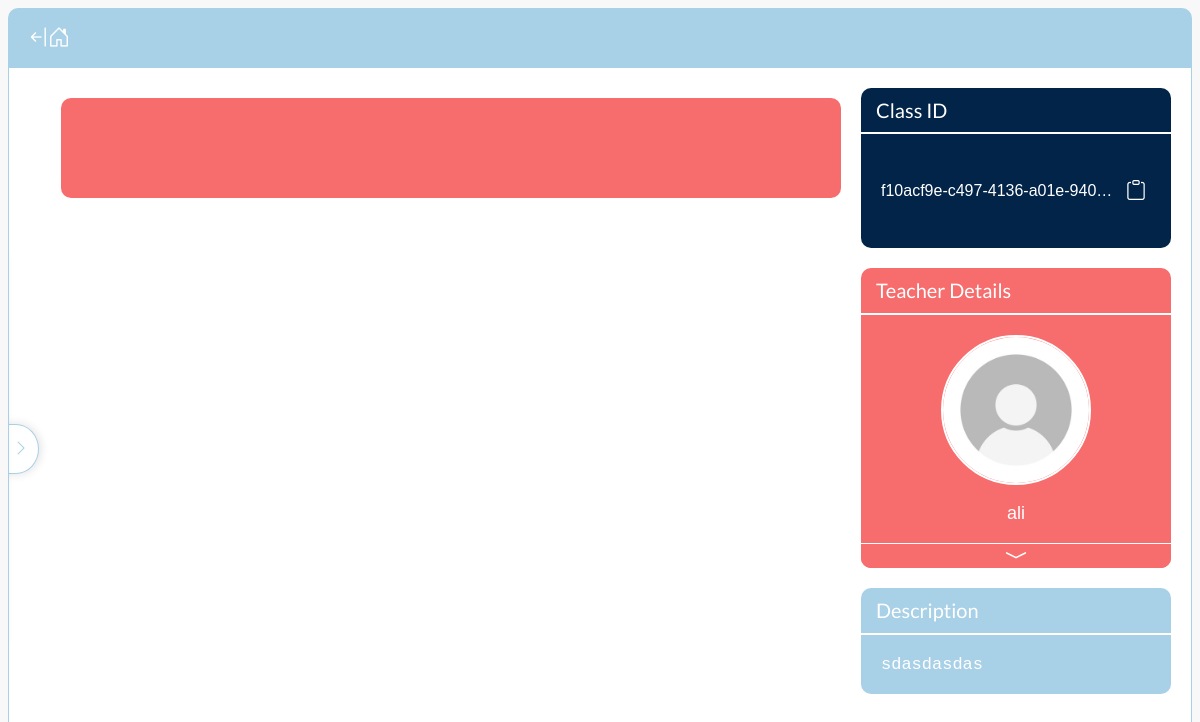
The app's page /class/f10acf9ec4974136a01e94039d95df40/ (signed in), older data.
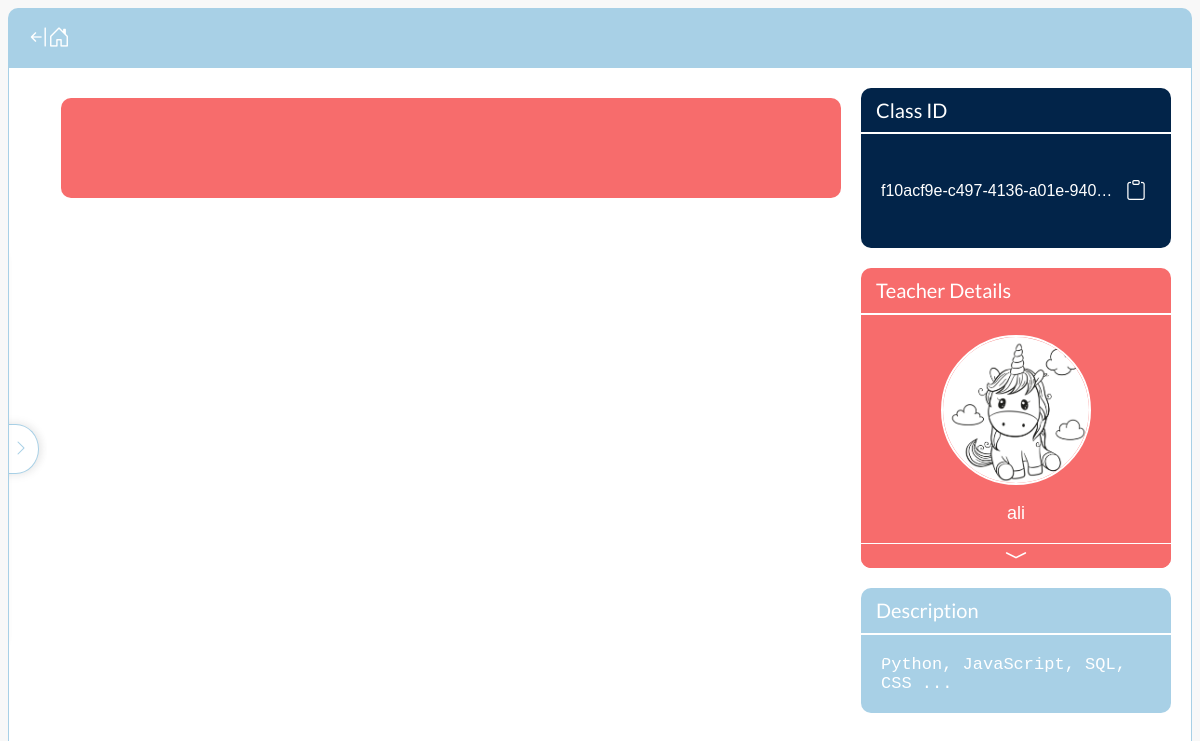
The same page, newer data.
### register/models.py (models this page shows, shortened)
class CustomUser(AbstractBaseUser):
    email = models.EmailField(verbose_name='email', max_length=254, unique=True)
    username = models.CharField(max_length=30, unique=False)
    date_joined = models.DateTimeField(verbose_name='date joined', auto_now_add=True)
    last_login = models.DateTimeField(verbose_name='last login', auto_now=True)
    is_admin = models.BooleanField(default=False)
    is_active = models.BooleanField(default=True)
    is_staff = models.BooleanField(default=False)
    is_superuser = models.BooleanField(default=False)
    account_type = models.CharField(max_length=7, choices=ACCOUNT_TYPES, blank=False, null=False)
    profile_pic = models.ImageField(blank=True, upload_to=get_image_upload_location, default='profile/default.jpg')
    bio = models.TextField(max_length=300, null=True, blank=True)
    is_email_verified = models.BooleanField(default=False)
    image_storage_id = models.UUIDField(default=uuid.uuid4, editable=False)
    objects = CustomUserManager()
    USERNAME_FIELD = 'email'
    REQUIRED_FIELDS = ['username', 'account_type']
    @property
    def profile_pic_path(self):
        return f'/media/{self.profile_pic}'

### home/models.py (models this page shows, shortened)
class Class(models.Model):
    id = models.UUIDField(primary_key=True, default=uuid.uuid4, editable=False)
    teacher = models.ForeignKey(CustomUser, on_delete=models.CASCADE)
    title = models.CharField(max_length=80, null=False, blank=False)
    description = models.CharField(max_length=300, null=False, blank=False)
    date_started = models.DateField(auto_now_add=True)
    active = models.BooleanField(default=True)

### classmenu/views.py (the view)
# urls.py: path('<classID>/', ClassMenuView.as_view()),
class ClassMenuView(View):
    @classentry_check()
    def get(self, request, classID):
        return render(request, 'classmenu/class.html', {
            'classObj' : Class.objects.get(id=classID),
        })

### templates/classmenu/class.html (shortened to what this page needs)
{% extends 'classmenu/base.html' %}
{% load static %}
{% block headextraextra %}
<link rel='stylesheet' href="{% static 'css/classmenu/class.css' %}">
{% endblock headextraextra %}
{% block bodyextra %}
<div class="main-content">
    <div class="item header"></div>
</div>
<div class="right-content">
    <div class="item class-id">
        <div class="header">Class ID</div>
        <div class="id-box">
            <span>{{ classObj.id }}</span>
            <div class="icon-box" title="copy">
                <i class="bi bi-clipboard"></i>
            </div>
        </div>
    </div>
    <div class="item teacher-details">
        <div class="header">Teacher Details</div>
        <div class="sub-box">
            <img src="{{ user.profile_pic_path }}"></img>
            <div class="name-box"><p>{{ classObj.teacher.username }}</p></div>
        </div>
        <div class="extra-box">
            <div class="bio-box">{{ classObj.teacher.bio }}</div>
        </div>
        <div class="extend-div">
            <i class="bi bi-chevron-compact-down"></i>
        </div>
    </div>
    <div class="item class-desc">
        <div class="header">Description</div>
        <div class="sub-box">
            <div class="desc-box">{{ classObj.description }}</div>
        </div>
    </div>
</div>
{% endblock bodyextra %}

Row changes from the older to the newer data that the page shows:
changed Class "ali": description "sdasdasdas" → "Python, JavaScript, SQL, CSS ..."
changed CustomUser: profile_pic_path: picture added in place of a placeholder
